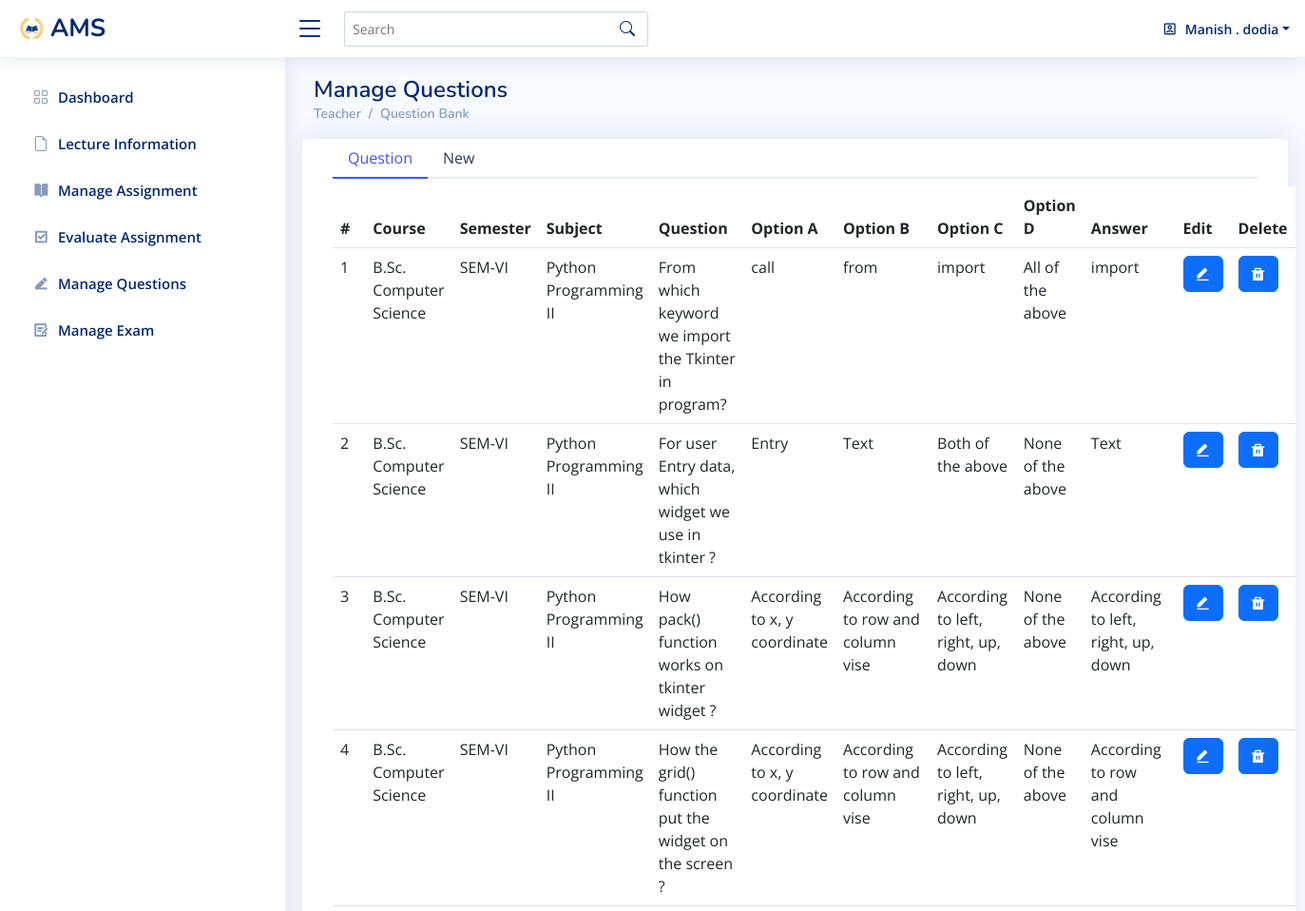
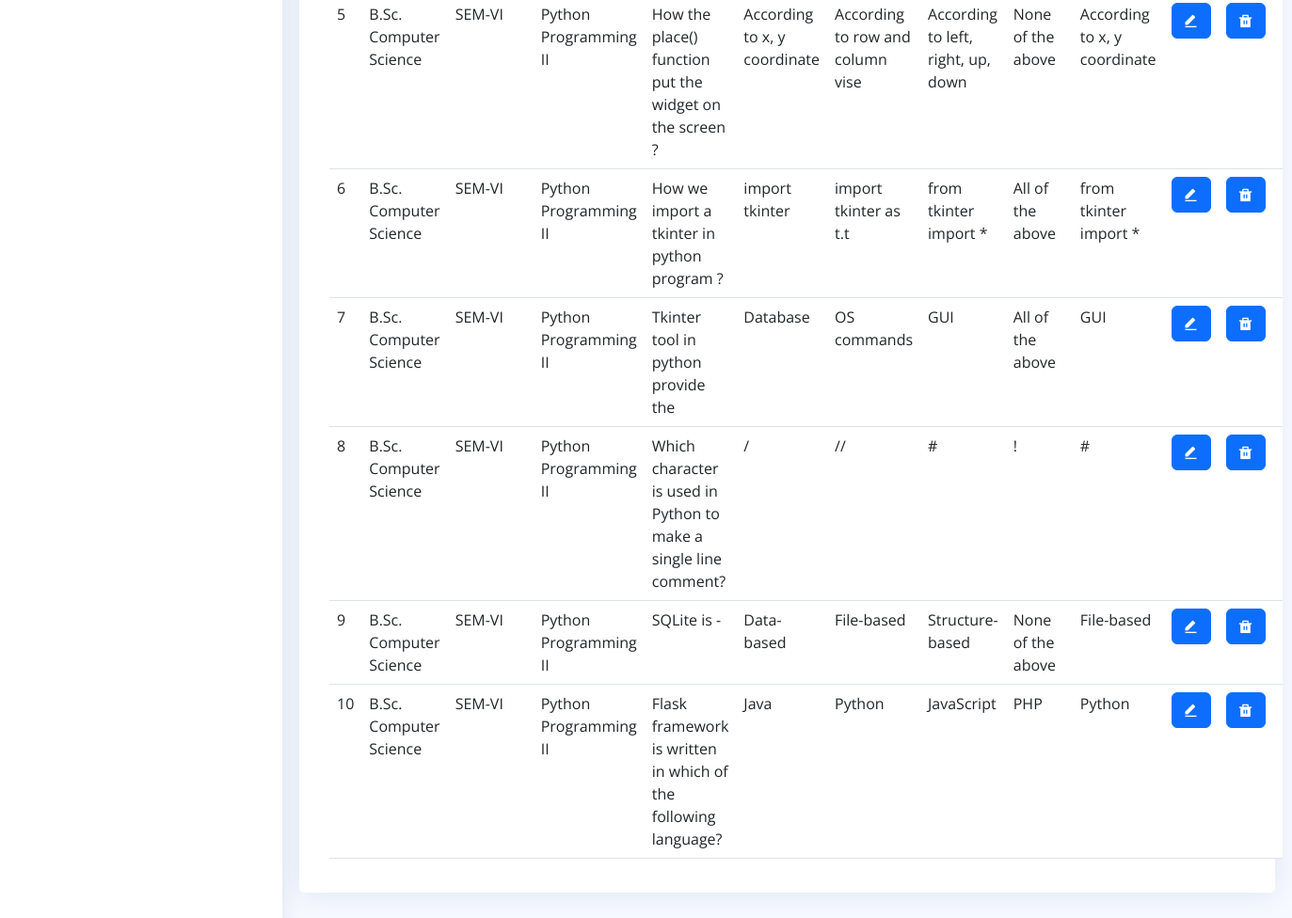
Page /que_bank.php (signed in) on the committed database (2 pictures, top to bottom).
### tables this page shows
CREATE TABLE IF NOT EXISTS `question` (
  `que_id` int NOT NULL AUTO_INCREMENT,
  `course_id` int NOT NULL,
  `sem_id` int NOT NULL,
  `sub_id` int NOT NULL,
  `que` varchar(100) NOT NULL,
  `oa` varchar(50) NOT NULL,
  `ob` varchar(50) NOT NULL,
  `oc` varchar(50) NOT NULL,
  `od` varchar(50) NOT NULL,
  `ans` varchar(50) NOT NULL,
  `t_id` int NOT NULL,
  PRIMARY KEY (`que_id`),
  KEY `cour` (`course_id`),
  KEY `subj` (`sub_id`),
  KEY `teac` (`t_id`),
  KEY `semes` (`sem_id`)
);

CREATE TABLE IF NOT EXISTS `course` (
  `course_id` int NOT NULL AUTO_INCREMENT,
  `course_name` varchar(50) NOT NULL,
  `course_type` varchar(10) NOT NULL,
  `course_sem` varchar(20) NOT NULL,
  PRIMARY KEY (`course_id`),
  UNIQUE KEY `course_id` (`course_id`),
  UNIQUE KEY `course_name` (`course_id`)
);

CREATE TABLE IF NOT EXISTS `semester` (
  `sem_id` int NOT NULL AUTO_INCREMENT,
  `sem_name` varchar(20) NOT NULL,
  PRIMARY KEY (`sem_id`)
);

CREATE TABLE IF NOT EXISTS `subject` (
  `sub_id` int NOT NULL AUTO_INCREMENT,
  `course_id` int NOT NULL,
  `sem_id` int NOT NULL,
  `sub_code` varchar(20) NOT NULL,
  `sub_name` varchar(40) NOT NULL,
  PRIMARY KEY (`sub_id`),
  KEY `cs` (`course_id`),
  KEY `sm` (`sem_id`)
);

### que_bank.php (the view, shortened to what this page needs)
<?php
if(!isset($_SESSION["t_id"]))
{
  header("location:login.php");
}
else
{
    $t_id=$_SESSION["t_id"];
}
include("database_connect.php");
$selectqry="select q.que_id,q.course_id,c.course_name,
q.sem_id,s.sem_name,q.sub_id,sb.sub_name,q.que,q.oa,q.ob,q.oc,q.od,q.ans,
q.t_id,concat(tea.fname ,' ' , tea.mname,' ',tea.lname) as name
from question q inner join course c
on q.course_id=c.course_id
inner join semester s
on q.sem_id=s.sem_id
inner join subject sb
on q.sub_id=sb.sub_id
inner join teacher tea
on q.t_id=tea.t_id where q.t_id=$t_id";
$rsque=mysqli_query($con,$selectqry);
?>
<!DOCTYPE html>
<html lang="en">
<head>
  <link href="assets/vendor/bootstrap/css/bootstrap.min.css" rel="stylesheet">
  <link href="assets/vendor/bootstrap-icons/bootstrap-icons.css" rel="stylesheet">
  <link href="assets/vendor/boxicons/css/boxicons.min.css" rel="stylesheet">
  <link href="assets/vendor/quill/quill.snow.css" rel="stylesheet">
  <link href="assets/vendor/quill/quill.bubble.css" rel="stylesheet">
  <link href="assets/vendor/remixicon/remixicon.css" rel="stylesheet">
  <link href="assets/vendor/simple-datatables/style.css" rel="stylesheet">
  <link href="assets/css/style.css" rel="stylesheet">
</head>
<body>
  <header id="header" class="header fixed-top d-flex align-items-center">
    <div class="d-flex align-items-center justify-content-between">
      <a href="#" class="logo d-flex align-items-center">
        <img src="img/logo/logoaaa.png" alt="">
        <span class="d-none d-lg-block">AMS</span>
      </a>
      <i class="bi bi-list toggle-sidebar-btn"></i>
    </div>
    <div class="search-bar">
      <form class="search-form d-flex align-items-center" method="POST" action="#">
        <input type="text" name="query" placeholder="Search" title="Enter search keyword">
        <button type="submit" title="Search"><i class="bi bi-search"></i></button>
      </form>
    </div>
    <nav class="header-nav ms-auto">
      <ul class="d-flex align-items-center">
        <li class="nav-item dropdown pe-3">
        <a class="nav-link nav-profile d-flex align-items-center pe-0" href="#" data-bs-toggle="dropdown">
            <i class="ri-account-box-line"></i>
            <span class="d-none d-md-block dropdown-toggle ps-2"><?PHP if(isset($_SESSION["u_name"])) echo $_SESSION["u_name"]; ?></span>
          </a>
        </li>
      </ul>
    </nav>
  </header>
  <aside id="sidebar" class="sidebar">
    <ul class="sidebar-nav" id="sidebar-nav">
      <li class="nav-item">
        <a class="nav-link collapsed" href="teacher-dashboard.php">
          <i class="bi bi-grid"></i>
          <span>Dashboard</span>
        </a>
      </li>
      <li class="nav-item">
        <a class="nav-link collapsed"  href="lecture-information.php">
          <i class="bi bi-file-earmark"></i><span>Lecture Information</span>
        </a>
      </li>
      <li class="nav-item">
        <a class="nav-link collapsed"  href="assignment.php">
          <i class="ri-book-open-fill"></i><span>Manage Assignment</span>
        </a>
      </li>
      <li class="nav-item">
        <a class="nav-link collapsed"  href="assignment-evalution.php">
          <i class="ri-checkbox-line"></i><span>Evaluate Assignment</span>
        </a>
      </li>
      <li class="nav-item">
        <a class="nav-link collapsed"  href="que_bank.php">
          <i class="ri-edit-2-fill"></i><span>Manage Questions</span>
        </a>
      </li>
      <li class="nav-item">
        <a class="nav-link collapsed"  href="exam.php">
          <i class="ri-draft-line"></i><span>Manage Exam</span>
        </a>
      </li>
         </ul>
  </aside>
  <main id="main" class="main">
    <div class="pagetitle">
      <h1>Manage Questions</h1>
      <nav>
        <ol class="breadcrumb">
        <li class="breadcrumb-item"><a href="index.html">Teacher</a></li>
          <li class="breadcrumb-item">Question Bank</li>
        </ol>
      </nav>
    </div>
    <section class="section">
      <div class="row">
      <div class="card">
          <div class="card-body">
          <form method="POST" action="database_que.php">
                <ul class="nav nav-tabs nav-tabs-bordered" id="borderedTab" role="tablist">
                    <li class="nav-item" role="presentation">
                        <button class="<?php if(isset($que_id)) echo 'nav-link'; else echo 'nav-link active'?>" id="home-tab" data-bs-toggle="tab" data-bs-target="#bordered-home" type="button" role="tab" aria-controls="home" aria-selected="true">Question</button>
                    </li>
                    <li class="nav-item" role="presentation">
                        <button class="<?php if(isset($que_id)) echo 'nav-link active'; else echo 'nav-link'?>" id="profile-tab" data-bs-toggle="tab" data-bs-target="#bordered-profile" type="button" role="tab" aria-controls="profile" aria-selected="false">New</button>
                    </li>
                </ul>
                <div class="tab-content pt-2" id="borderedTabContent">
                <div class="<?php if(isset($que_id)) echo 'tab-pane fade'; else echo 'tab-pane fade show active'?>" id="bordered-home" role="tabpanel" aria-labelledby="home-tab">
                <table class="table datatable">
                <thead>
                  <tr>
                    <th scope="col">#</th>
                    <th scope="col">Course</th>
                    <th scope="col">Semester</th>
                    <th scope="col">Subject</th>
                    <th scope="col">Question</th>
                    <th scope="col">Option A</th>
                    <th scope="col">Option B</th>
                    <th scope="col">Option C</th>
                    <th scope="col">Option D</th>
                    <th scope="col">Answer</th>
                    <th scope="col">Edit</th>
                    <th scope="col">Delete</th>
                  </tr>
                </thead>
                <tbody>
                  <?php
                   if(!$rsque)
                   {
                      echo "<tr><td colspan='13'> no records found...</td></tr>";
                   }
                   else
                   {
                      $cnt=1;
                      while($row=mysqli_fetch_row($rsque))
                      {
                          echo "<tr>";
                          echo "<td>".$cnt."</td>";
                          echo "<td>".$row[2]."</td>";
                          echo "<td>".$row[4]."</td>";
                          echo "<td>".$row[6]."</td>";
                          echo "<td>".$row[7]."</td>";
                          echo "<td>".$row[8]."</td>";
                          echo "<td>".$row[9]."</td>";
                          echo "<td>".$row[10]."</td>";
                          echo "<td>".$row[11]."</td>";
                          echo "<td>".$row[12]."</td>";
                          echo "<td><a class='btn btn-primary' href='que_bank.php?edit=".$row[0]."'><i class='ri-edit-fill'></i></a></td>";
                          echo "<td><button type='button' class='btn btn-primary' data-bs-toggle='modal' data-bs-target='#smallModal$row[0]'>
                          <i class='ri-delete-bin-fill'></i>
                        </button></td>";
                          echo "</tr>";
                          $cnt=$cnt+1;
                      }
                   }
                  ?>
                </tbody>
              </table>
                </div>
</div>
            </form>
                    </div>
        </div>
       </div>
    </section>
  </main>
</body>
</html>

### assets/css/style.css (style rules this page uses)
:root { scroll-behavior: smooth; }
body { font-family: "Open Sans", sans-serif; background: #f6f9ff; color: #444444; }
a { color: #4154f1; text-decoration: none; }
h1, h2, h3, h4, h5, h6 { font-family: "Nunito", sans-serif; }
#main { margin-top: 60px; padding: 20px 30px; transition: all 0.3s; }
.pagetitle { margin-bottom: 10px; }
.pagetitle h1 { font-size: 24px; margin-bottom: 0; font-weight: 600; color: #012970; }
.card { margin-bottom: 30px; border: none; border-radius: 5px; box-shadow: 0px 0 30px rgba(1, 41, 112, 0.1); }
.card-body { padding: 0 20px 20px 20px; }
.breadcrumb { font-size: 14px; font-family: "Nunito", sans-serif; color: #899bbd; font-weight: 600; }
.breadcrumb a { color: #899bbd; transition: 0.3s; }
.breadcrumb .breadcrumb-item::before { color: #899bbd; }
.nav-tabs-bordered { border-bottom: 2px solid #ebeef4; }
.nav-tabs-bordered .nav-link { margin-bottom: -2px; border: none; color: #2c384e; }
.nav-tabs-bordered .nav-link.active { background-color: #fff; color: #4154f1; border-bottom: 2px solid #4154f1; }
.logo { line-height: 1; }
@media (min-width: 1200px) { .logo { width: 280px; } }
.logo img { max-height: 26px; margin-right: 6px; }
.logo span { font-size: 26px; font-weight: 700; color: #012970; font-family: "Nunito", sans-serif; }
.header { transition: all 0.5s; z-index: 997; height: 60px; box-shadow: 0px 2px 20px rgba(1, 41, 112, 0.1); background-color: #fff; padding-left: 20px; }
.header .toggle-sidebar-btn { font-size: 32px; padding-left: 10px; cursor: pointer; color: #012970; }
.header .search-bar { min-width: 360px; padding: 0 20px; }
.header .search-form { width: 100%; }
.header .search-form input { border: 0; font-size: 14px; color: #012970; border: 1px solid rgba(1, 41, 112, 0.2); padding: 7px 38px 7px 8px; border-radius: 3px; transition: 0.3s; width: 100%; }
.header .search-form button { border: 0; padding: 0; margin-left: -30px; background: none; }
.header .search-form button i { color: #012970; }
.header-nav ul { list-style: none; }
.header-nav>ul { margin: 0; padding: 0; }
.header-nav .nav-profile { color: #012970; }
.header-nav .nav-profile span { font-size: 14px; font-weight: 600; }
.sidebar { position: fixed; top: 60px; left: 0; bottom: 0; width: 300px; z-index: 996; transition: all 0.3s; padding: 20px; overflow-y: auto; scrollbar-width: thin; scrollbar-color: #aab7cf transparent; box-shadow: 0px 0px 20px rgba(1, 41, 112, 0.1); background-color: #fff; }
@media (min-width: 1200px) { #main, #footer { margin-left: 300px; } }
.sidebar-nav { padding: 0; margin: 0; list-style: none; }
.sidebar-nav li { padding: 0; margin: 0; list-style: none; }
.sidebar-nav .nav-item { margin-bottom: 5px; }
.sidebar-nav .nav-link { display: flex; align-items: center; font-size: 15px; font-weight: 600; color: #4154f1; transition: 0.3; background: #f6f9ff; padding: 10px 15px; border-radius: 4px; }
.sidebar-nav .nav-link i { font-size: 16px; margin-right: 10px; color: #4154f1; }
.sidebar-nav .nav-link.collapsed { color: #012970; background: #fff; }
.sidebar-nav .nav-link.collapsed i { color: #899bbd; }

### rows in the picture
question: course.course_name "B.Sc. Computer Science", sem.sem_name "SEM-VI", sub.sub_name "Python Programming II", que "From which keyword we import the Tkinter in program?", oa "call", ob "from", oc "import", od "All of the above", ans "import"
question: course.course_name "B.Sc. Computer Science", sem.sem_name "SEM-VI", sub.sub_name "Python Programming II", que "For user Entry data, which widget we use in tkinter ?", oa "Entry", ob "Text", oc "Both of the above", od "None of the above", ans "Text"
question: course.course_name "B.Sc. Computer Science", sem.sem_name "SEM-VI", sub.sub_name "Python Programming II", que "How pack() function works on tkinter widget ?", oa "According to x, y coordinate", ob "According to row and column vise", oc "According to left, right, up, down", od "None of the above", ans "According to left, right, up, down"
question: course.course_name "B.Sc. Computer Science", sem.sem_name "SEM-VI", sub.sub_name "Python Programming II", que "How the grid() function put the widget on the screen ?", oa "According to x, y coordinate", ob "According to row and column vise", oc "According to left, right, up, down", od "None of the above", ans "According to row and column vise"
question: course.course_name "B.Sc. Computer Science", sem.sem_name "SEM-VI", sub.sub_name "Python Programming II", que "How the place() function put the widget on the screen ?", oa "According to x, y coordinate", ob "According to row and column vise", oc "According to left, right, up, down", od "None of the above", ans "According to x, y coordinate"
question: course.course_name "B.Sc. Computer Science", sem.sem_name "SEM-VI", sub.sub_name "Python Programming II", que "How we import a tkinter in python program ?", oa "import tkinter", ob "import tkinter as t.t", oc "from tkinter import *", od "All of the above", ans "from tkinter import *"
question: course.course_name "B.Sc. Computer Science", sem.sem_name "SEM-VI", sub.sub_name "Python Programming II", que "Tkinter tool in python provide the", oa "Database", ob "OS commands", oc "GUI", od "All of the above", ans "GUI"
question: course.course_name "B.Sc. Computer Science", sem.sem_name "SEM-VI", sub.sub_name "Python Programming II", que "Which character is used in Python to make a single line comment?", oa "/", ob "//", oc "#", od "!", ans "#"
question: course.course_name "B.Sc. Computer Science", sem.sem_name "SEM-VI", sub.sub_name "Python Programming II", que "SQLite is -", oa "Data-based", ob "File-based", oc "Structure-based", od "None of the above", ans "File-based"
question: course.course_name "B.Sc. Computer Science", sem.sem_name "SEM-VI", sub.sub_name "Python Programming II", que "Flask framework is written in which of the following language?", oa "Java", ob "Python", oc "JavaScript", od "PHP", ans "Python"

### other values in the picture
$_SESSION["u_name"] "Manish . dodia"
